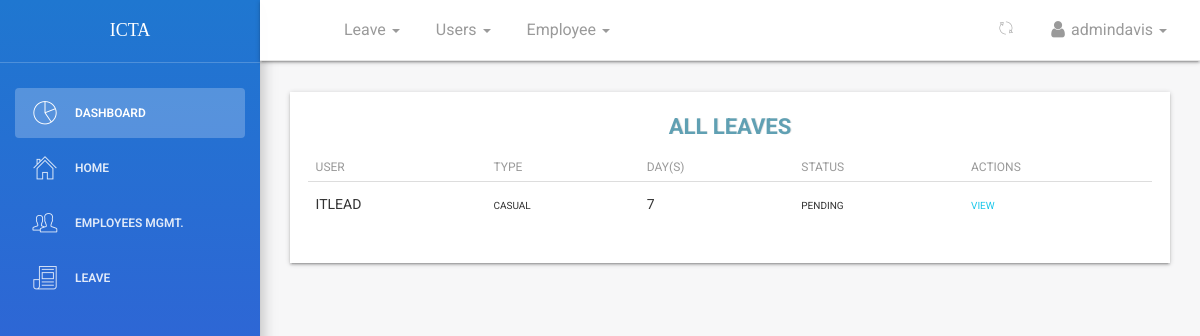
Screenshot of /dashboard/leaves/pending/all/ (signed in) with the database file from the repository.
### leave/models.py (models this page shows, shortened)
class Leave(models.Model):
	user = models.ForeignKey(User,on_delete=models.CASCADE,default=1)
	startdate = models.DateField(verbose_name=_('Start Date'),help_text='leave start date is on ..',null=True,blank=False)
	enddate = models.DateField(verbose_name=_('End Date'),help_text='coming back on ...',null=True,blank=False)
	leavetype = models.CharField(choices=LEAVE_TYPE,max_length=25,default=SICK,null=True,blank=False)
	reason = models.CharField(verbose_name=_('Reason for Leave'),max_length=255,help_text='add additional information for leave',null=True,blank=True)
	defaultdays = models.PositiveIntegerField(verbose_name=_('Leave days per year counter'),default=DAYS,null=True,blank=True)
	department=models.ForeignKey('employee.Department',on_delete=models.CASCADE,null=True,blank=True)
	status = models.CharField(max_length=12,default='pending') #pending,approved,rejected,cancelled
	is_approved = models.BooleanField(default=False) #hide
	updated = models.DateTimeField(auto_now=True, auto_now_add=False)
	created = models.DateTimeField(auto_now=False, auto_now_add=True)
	objects = LeaveManager()
	class Meta:
		verbose_name = _('Leave')
		verbose_name_plural = _('Leaves')
		ordering = ['-created'] #recent objects
	@property
	def leave_days(self):
		days_count = ''
		startdate = self.startdate
		enddate = self.enddate
		if startdate > enddate:
			return
		dates = (enddate - startdate)
		return dates.days

### dashboard/views.py (the view, shortened to what this page needs)
# urls.py: path('leaves/pending/all/',views.leaves_list,name='leaveslist'),
def leaves_list(request):
	if not (request.user.is_staff or request.user.is_superuser):
		return redirect('/')
	if request.user.is_superuser:
		head_department_ids =Department.objects.values_list('department_head_id',flat = True)
		leaves = Leave.objects.filter(user_id__in = head_department_ids,status='pending').order_by('-created')
		return render(request,'dashboard/leaves_recent.html',{'leave_list':leaves,'title':'leaves list-pending'})

### leave/manager.py (called while the page is built)
	def get_queryset(self):
		return super().get_queryset()

### templates/dashboard/leaves_recent.html (shortened to what this page needs)
{% extends '_layout.html' %}
 {% block navheader %}
 	{% include 'includes/navheader_employee_app.html' %}
 {% endblock %}
 {% block content %}
        <section class="content">
            <section class="container-fluid">
            	   <section class="row">
                        <section class="col col-sm-8 offset-sm-2">
                        </section>
                    </section>
                	<div class="table-responsive table-shadow">
                		<div class="text-center table-description">
                			<h4 class="title-h3" style="color: #60a0b3 !important;
    						text-shadow: 1px 0px rgba(0,0,0,0.11)">ALL LEAVES</h4>
                		</div>
                		<table class="table">
							  <thead>
							    <tr>
							      <th scope="col">User</th>
							      <th scope="col">Type</th>
							      <th scope="col">Day(s)</th>
							      <th scope="col">Status</th>
							      <th scope="col">Actions</th>
							    </tr>
							  </thead>
							  <tbody>
							  	{% for leave in leave_list %}
							    <tr>
							      <td>{{ leave.user }}</td>
							      <td>{{ leave.leavetype}}</td>
							      <td>{{ leave.leave_days }}</td>
							      <td>{{ leave.status }}</td>
							      <td>
							      	<a href="{% url 'dashboard:userleaveview' leave.id %}">
							      	    <span>view</span>
							      	</a>
							      </td>
							    </tr>
							    {% endfor %}
							  </tbody>
						</table>
					</div>
            </section>
        </section>
 {% endblock %}

### templates/includes/navheader_employee_app.html (shortened to what this page needs)
 {% load static %}
 <nav class="navbar navbar-default navbar-fixed shadow">
            <div class="container-fluid">
                <div class="collapse navbar-collapse">
                    <ul class="nav navbar-nav navbar-left">
                        <li>
                            <a href="" class="dropdown-toggle" data-toggle="dropdown">
                            </a>
                        </li>
                        <li class="dropdown">
                              <a href="" class="dropdown-toggle" data-toggle="dropdown">
                                    <p>
                                        Leave
                                        <b class="caret"></b>
                                    </p>
                              </a>
                        </li>
                        {% if request.user.is_superuser or request.user.is_staff %}
                        <li class="dropdown">
                              <a href="" class="dropdown-toggle" data-toggle="dropdown">
                                    <p>
                                        Users
                                        <b class="caret"></b>
                                    </p>
                              </a>
                        </li>
                        {% if request.user.is_superuser or request.user.is_staff %}
                        <li class="dropdown">
                              <a href="" class="dropdown-toggle" data-toggle="dropdown">
                                    <p>
                                        Employee
                                        <b class="caret"></b>
                                    </p>
                              </a>
                        </li>
                        {% endif %}
                        {% endif %}
                    </ul>
                    <ul class="nav navbar-nav navbar-right">
                        <li class="dropdown">
                              <a href="" class="dropdown-toggle refresh-page" data-toggle="dropdown" title="refresh current page">
                                    <i class="pe-7s-refresh-2"></i>
                              </a>
                        </li>
                        <li class="dropdown">
                              <a href="" class="dropdown-toggle" data-toggle="dropdown">
                                    <p>
                                        <i class="fa fa-user"></i> {{ request.user}}
                                        <b class="caret"></b>
                                    </p>
                              </a>
                        </li>
                    </ul>
                </div>
            </div>
        </nav>

### rows the page displays
Leave: user "ITLEAD", leavetype "casual", leave_days "7", status "pending"

### other values shown
{{ request.user }} "admindavis"
